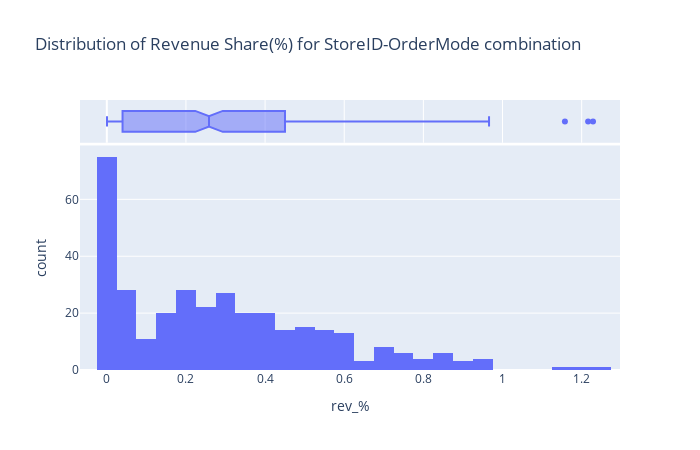

This figure's notebook cell:
### Code cell
import plotly.express as px

fig = px.histogram(
    data_frame=rev_share_order,
    x='rev_%',
    nbins=50,  # You can tweak this for granularity
    title='Distribution of Revenue Share(%) for StoreID-OrderMode combination',
    marginal='box' , # Adds a box plot on top for summary stats
     width=700,  # adjust width
    height=450 
)
fig.show()

### Figure 1 — Plotly figure (JSON) as saved in the notebook; plotly's stock layout.template omitted (floating-point values rounded to 4 significant figures; data arrays with more than 128 entries replaced by an {"elided": "..."} marker saying what was removed)
{"data": [{"bingroup": "x", "hovertemplate": "rev_%=%{x}<br>count=%{y}<extra></extra>", "legendgroup": "", "marker": {"color": "#636efa", "pattern": {"shape": ""}}, "name": "", "nbinsx": 50, "orientation": "v", "showlegend": false, "type": "histogram", "x": {"elided": "344 float values"}, "xaxis": "x", "yaxis": "y"}, {"hovertemplate": "rev_%=%{x}<extra></extra>", "legendgroup": "", "marker": {"color": "#636efa"}, "name": "", "notched": true, "showlegend": false, "type": "box", "x": {"elided": "344 float values"}, "xaxis": "x2", "yaxis": "y2"}], "layout": {"barmode": "relative", "height": 450, "legend": {"tracegroupgap": 0}, "title": {"text": "Distribution of Revenue Share(%) for StoreID-OrderMode combination"}, "width": 700, "xaxis": {"anchor": "y", "domain": [0, 1], "title": {"text": "rev_%"}}, "xaxis2": {"anchor": "y2", "domain": [0, 1], "matches": "x", "showgrid": true, "showticklabels": false}, "yaxis": {"anchor": "x", "domain": [0, 0.8316], "title": {"text": "count"}}, "yaxis2": {"anchor": "x2", "domain": [0.8416, 1], "matches": "y2", "showgrid": false, "showline": false, "showticklabels": false, "ticks": ""}}}
